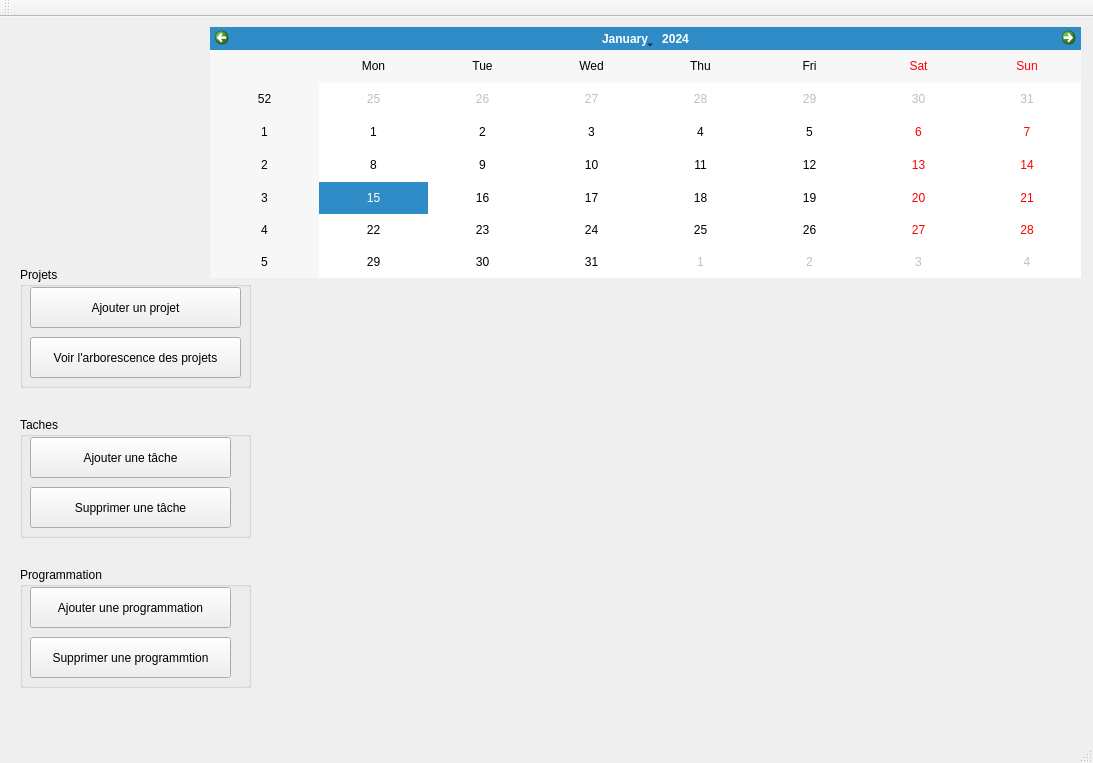
<?xml version="1.0" encoding="UTF-8"?>
<ui version="4.0">
 <class>MainWindow</class>
 <widget class="QMainWindow" name="MainWindow">
  <property name="geometry">
   <rect>
    <x>0</x>
    <y>0</y>
    <width>1093</width>
    <height>763</height>
   </rect>
  </property>
  <property name="windowTitle">
   <string>MainWindow</string>
  </property>
  <widget class="QWidget" name="centralWidget">
   <widget class="QGroupBox" name="groupBox">
    <property name="geometry">
     <rect>
      <x>20</x>
      <y>250</y>
      <width>231</width>
      <height>121</height>
     </rect>
    </property>
    <property name="title">
     <string>Projets</string>
    </property>
    <widget class="QPushButton" name="b_aprojet">
     <property name="geometry">
      <rect>
       <x>10</x>
       <y>20</y>
       <width>211</width>
       <height>41</height>
      </rect>
     </property>
     <property name="text">
      <string>Ajouter un projet</string>
     </property>
    </widget>
    <widget class="QPushButton" name="b_arbo">
     <property name="geometry">
      <rect>
       <x>10</x>
       <y>70</y>
       <width>211</width>
       <height>41</height>
      </rect>
     </property>
     <property name="text">
      <string>Voir l'arborescence des projets</string>
     </property>
    </widget>
   </widget>
   <widget class="QGroupBox" name="groupBox_2">
    <property name="geometry">
     <rect>
      <x>20</x>
      <y>400</y>
      <width>231</width>
      <height>121</height>
     </rect>
    </property>
    <property name="title">
     <string>Taches</string>
    </property>
    <widget class="QPushButton" name="b_atache_simple">
     <property name="geometry">
      <rect>
       <x>10</x>
       <y>20</y>
       <width>201</width>
       <height>41</height>
      </rect>
     </property>
     <property name="text">
      <string>Ajouter une tâche</string>
     </property>
    </widget>
    <widget class="QPushButton" name="b_stache">
     <property name="geometry">
      <rect>
       <x>10</x>
       <y>70</y>
       <width>201</width>
       <height>41</height>
      </rect>
     </property>
     <property name="text">
      <string>Supprimer une tâche</string>
     </property>
    </widget>
   </widget>
   <widget class="QGroupBox" name="groupBox_3">
    <property name="geometry">
     <rect>
      <x>20</x>
      <y>550</y>
      <width>231</width>
      <height>121</height>
     </rect>
    </property>
    <property name="title">
     <string>Programmation</string>
    </property>
    <widget class="QPushButton" name="b_aprog">
     <property name="geometry">
      <rect>
       <x>10</x>
       <y>20</y>
       <width>201</width>
       <height>41</height>
      </rect>
     </property>
     <property name="text">
      <string>Ajouter une programmation</string>
     </property>
    </widget>
    <widget class="QPushButton" name="b_sprog">
     <property name="geometry">
      <rect>
       <x>10</x>
       <y>70</y>
       <width>201</width>
       <height>41</height>
      </rect>
     </property>
     <property name="text">
      <string>Supprimer une programmtion</string>
     </property>
    </widget>
   </widget>
   <widget class="QWidget" name="horizontalLayoutWidget">
    <property name="geometry">
     <rect>
      <x>320</x>
      <y>270</y>
      <width>761</width>
      <height>411</height>
     </rect>
    </property>
    <layout class="QHBoxLayout" name="horizontalLayout">
     <property name="sizeConstraint">
      <enum>QLayout::SetFixedSize</enum>
     </property>
     <item>
      <layout class="QVBoxLayout" name="vl1"/>
     </item>
     <item>
      <layout class="QVBoxLayout" name="vl2"/>
     </item>
     <item>
      <layout class="QVBoxLayout" name="vl3"/>
     </item>
     <item>
      <layout class="QVBoxLayout" name="vl4"/>
     </item>
     <item>
      <layout class="QVBoxLayout" name="vl5"/>
     </item>
     <item>
      <layout class="QVBoxLayout" name="vl6"/>
     </item>
     <item>
      <layout class="QVBoxLayout" name="vl7"/>
     </item>
    </layout>
   </widget>
   <widget class="QCalendarWidget" name="calendarWidget">
    <property name="geometry">
     <rect>
      <x>210</x>
      <y>10</y>
      <width>871</width>
      <height>251</height>
     </rect>
    </property>
    <property name="minimumSize">
     <size>
      <width>271</width>
      <height>251</height>
     </size>
    </property>
   </widget>
  </widget>
  <widget class="QMenuBar" name="menuBar">
   <property name="geometry">
    <rect>
     <x>0</x>
     <y>0</y>
     <width>1093</width>
     <height>27</height>
    </rect>
   </property>
  </widget>
  <widget class="QToolBar" name="mainToolBar">
   <attribute name="toolBarArea">
    <enum>TopToolBarArea</enum>
   </attribute>
   <attribute name="toolBarBreak">
    <bool>false</bool>
   </attribute>
  </widget>
  <widget class="QStatusBar" name="statusBar"/>
 </widget>
 <layoutdefault spacing="6" margin="11"/>
 <resources/>
 <connections/>
</ui>
